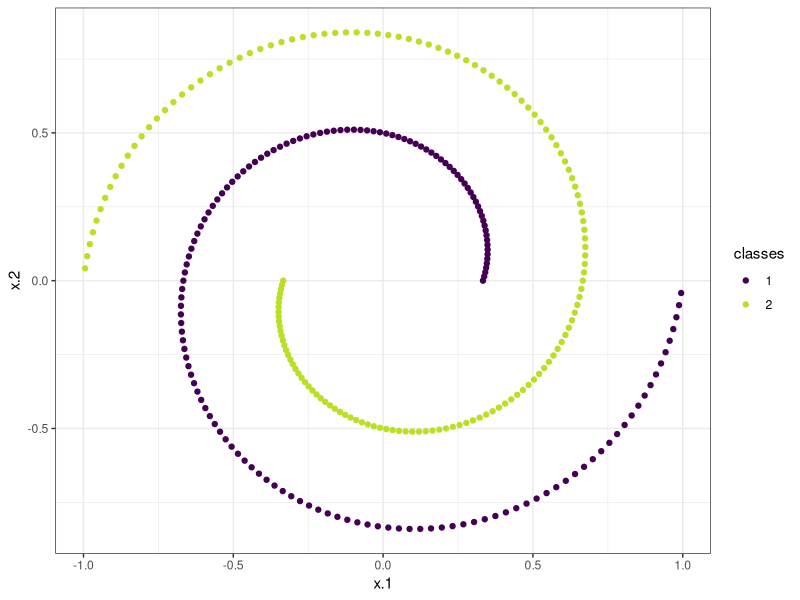
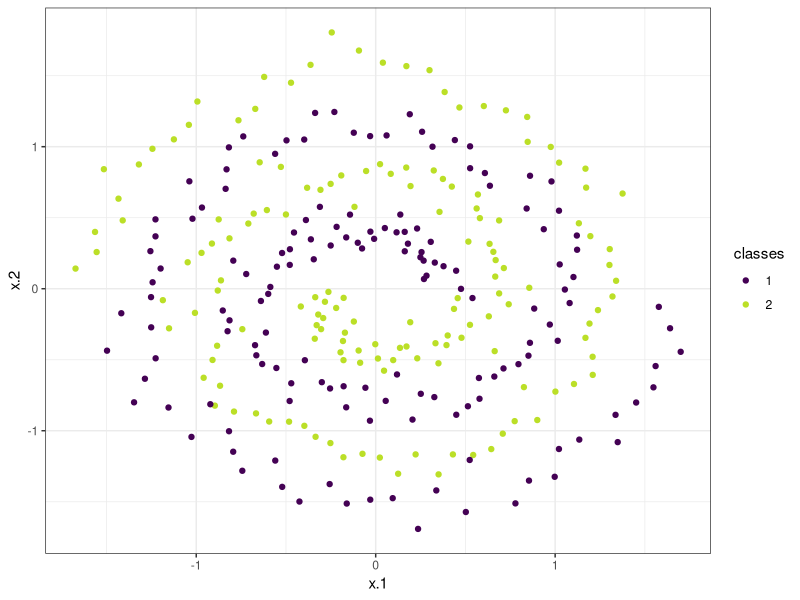

Source code (R) for these figures, in order:
## ---- chunk 1
# import necessary libraries
library(mlbench)
library(ggplot2)
library(dplyr)
library(scatterplot3d)
library(viridis)
theme_set(theme_bw())
## ---- chunk 2
# load the dataset from mlbench
spirals_1 <- mlbench.spirals(n = 300, cycles = 1, sd = 0) %>% as_tibble()
print(spirals_1)
## ---- chunk 3
viridis_2 <- viridis(2, end = 0.9)
ggplot(data = spirals_1, mapping = aes(color = classes, x = x.1, y = x.2)) +
        geom_point() +
        scale_color_manual(values = viridis_2)
## ---- chunk 4
spirals_2 <- mlbench.spirals(n = 300, cycles = 2, sd = 0.1) %>% as_tibble()
ggplot(data = spirals_2, mapping = aes(color = classes, x = x.1, y = x.2)) +
        geom_point() +
        scale_color_manual(values = viridis_2)
